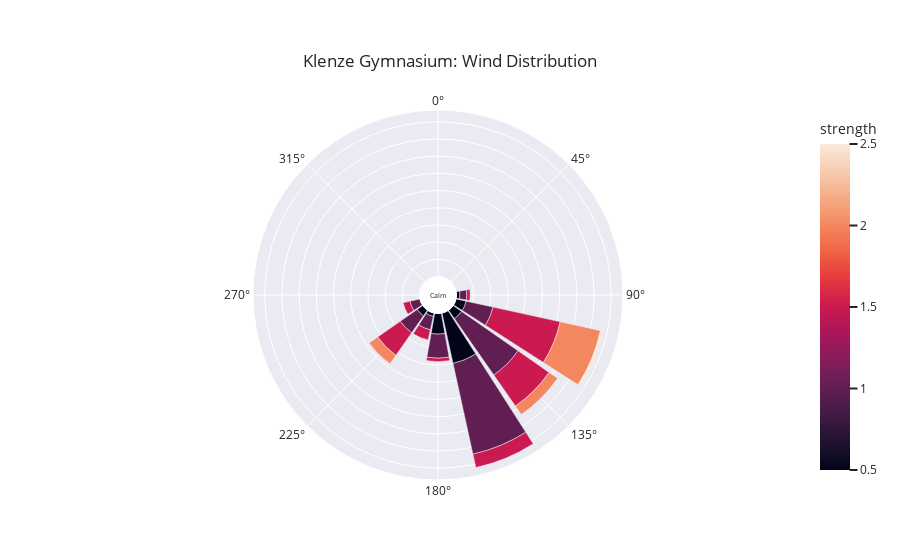
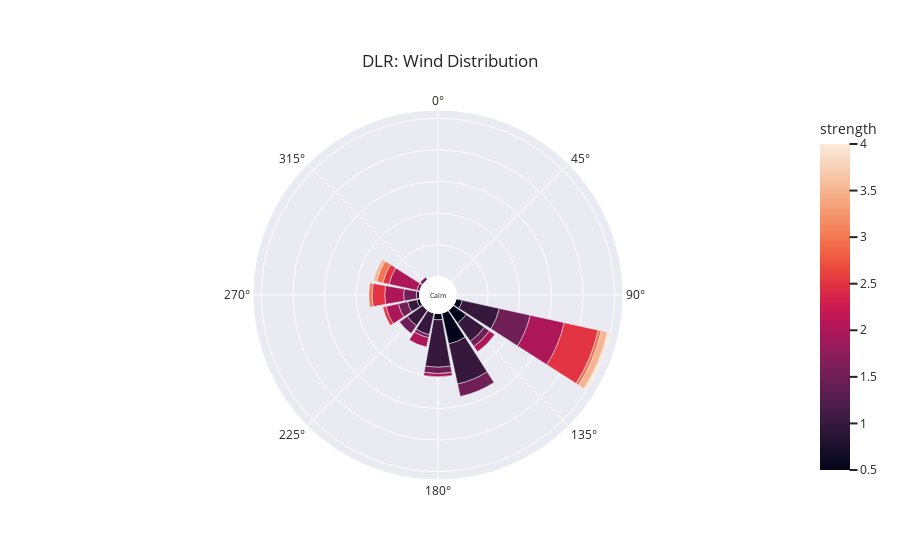
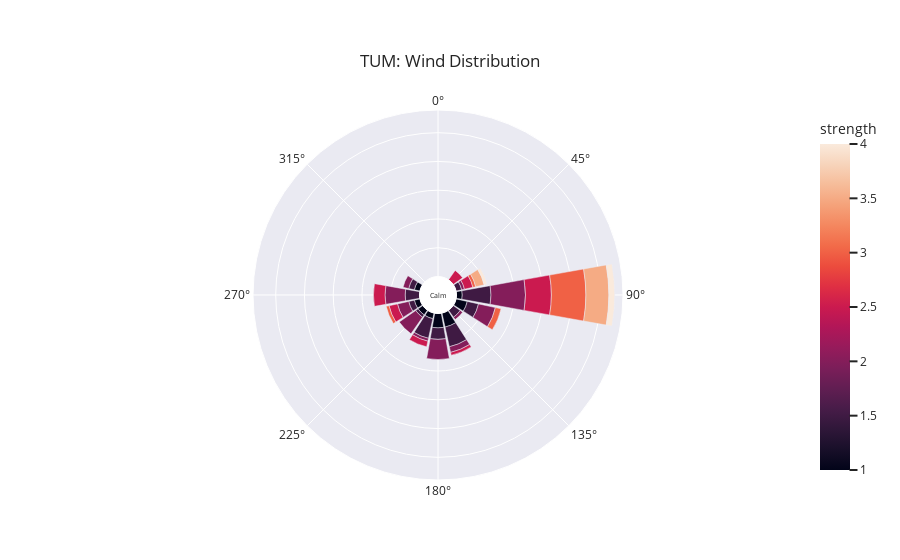

Notebook cell for these charts, in order:
### Code cell
# KLEG
plot_wind_rose(df, 1, 'Klenze Gymnasium')

# X
#plot_wind_rose(df, 2, 'X')

# X
#plot_wind_rose(df, 3, 'X')

# X
#plot_wind_rose(df, 4, 'X')

# DLRO
plot_wind_rose(df, 5, 'DLR')

# TUMN
plot_wind_rose(df, 6, 'TUM')

# FB85
#plot_wind_rose(df, 7, 'Blutenburgturm 85m')

# KRDI
plot_wind_rose(df, 8, 'Klinikum Rechts-der-Isar')

# KNPL
plot_wind_rose(df, 9, 'Klinikum Neuperlach')

# SWGG
plot_wind_rose(df, 10, 'Städtisches Willi Graf Gymnasium')

# RFIN
plot_wind_rose(df, 11, 'Rathaus Finsing')

# WKRT
plot_wind_rose(df, 12, 'Walter-Klingenbeck-Realschule')

# RFEL
plot_wind_rose(df, 13, 'Rathaus Feldkirchen')

# FB48
#plot_wind_rose(df, 14, 'Blutenburgturm 48m')

# SWMZ
plot_wind_rose(df, 15, 'Stadtwerke München Zentrale')

# SMAI
plot_wind_rose(df, 16, 'Schule Maisach')

# KBOG
#plot_wind_rose(df, 17, 'Klinikum Bogenhausen')

# SBBG
plot_wind_rose(df, 18, 'Städtisches Bertolt Brecht Gymnasium')

# X
#plot_o2_rose(df, 19, 'X')

# LGRO
plot_wind_rose(df, 20, 'LMU Großhadern')

### Figure 1 — Plotly figure (JSON) as saved in the notebook; plotly's stock layout.template omitted (floating-point values rounded to 4 significant figures)
{"data": [{"hovertemplate": "count=%{r}<br>cardinal_direction=%{theta}<br>strength=%{marker.color}<extra></extra>", "legendgroup": "", "marker": {"color": [0.5, 0.5, 0.5, 0.5, 0.5, 0.5, 0.5, 1, 1, 1, 1, 1, 1, 1, 1, 1.5, 1.5, 1.5, 1.5, 1.5, 1.5, 1.5, 1.5, 2, 2, 2, 2.5], "coloraxis": "coloraxis", "pattern": {"shape": ""}}, "name": "", "r": [2, 3, 1, 15, 6, 1, 3, 4, 20, 7, 6, 3, 8, 27, 2, 11, 1, 3, 2, 1, 4, 8, 20, 3, 3, 12, 1], "showlegend": false, "subplot": "polar", "theta": [225, 135, 202.5, 157.5, 180, 90, 112.5, 202.5, 135, 180, 225, 247.5, 112.5, 157.5, 90, 135, 90, 202.5, 247.5, 180, 157.5, 225, 112.5, 135, 225, 112.5, 112.5], "type": "barpolar"}], "layout": {"annotations": [{"font": {"size": 7}, "showarrow": false, "text": "Calm", "x": 0.5, "y": 0.5}], "barmode": "relative", "coloraxis": {"colorbar": {"title": {"text": "strength"}}, "colorscale": [[0, "rgb(2,4,25)"], [0.0625, "rgb(24,15,41)"], [0.125, "rgb(47,23,57)"], [0.1875, "rgb(71,28,72)"], [0.25, "rgb(97,30,82)"], [0.3125, "rgb(123,30,89)"], [0.375, "rgb(150,27,91)"], [0.4375, "rgb(177,22,88)"], [0.5, "rgb(203,26,79)"], [0.5625, "rgb(223,47,67)"], [0.625, "rgb(236,76,61)"], [0.6875, "rgb(242,107,73)"], [0.75, "rgb(244,135,95)"], [0.8125, "rgb(245,162,122)"], [0.875, "rgb(246,188,153)"], [0.9375, "rgb(247,212,187)"], [1, "rgb(250,234,220)"]]}, "legend": {"font": {"size": 14}, "orientation": "h", "tracegroupgap": 0, "x": 0.5, "xanchor": "center", "y": -0.1, "yanchor": "middle"}, "margin": {"t": 110}, "polar": {"angularaxis": {"direction": "clockwise", "rotation": 90}, "domain": {"x": [0, 1], "y": [0, 1]}, "hole": 0.1, "radialaxis": {"linewidth": 0, "showticklabels": false, "ticks": ""}}, "title": {"text": "Klenze Gymnasium: Wind Distribution", "xanchor": "center", "yanchor": "top"}}}

### Figure 2 — Plotly figure (JSON) as saved in the notebook; plotly's stock layout.template omitted (floating-point values rounded to 4 significant figures)
{"data": [{"hovertemplate": "count=%{r}<br>cardinal_direction=%{theta}<br>strength=%{marker.color}<extra></extra>", "legendgroup": "", "marker": {"color": [0.5, 0.5, 0.5, 0.5, 0.5, 1, 1, 1, 1, 1, 1, 1, 1, 1.5, 1.5, 1.5, 1.5, 1.5, 1.5, 1.5, 1.5, 1.5, 1.5, 2, 2, 2, 2, 2, 2, 2, 2.5, 2.5, 2.5, 2.5, 3, 3, 3, 3.5, 3.5, 4], "coloraxis": "coloraxis", "pattern": {"shape": ""}}, "name": "", "r": [2, 10, 2, 5, 1, 7, 12, 13, 6, 3, 1, 7, 15, 4, 3, 4, 1, 3, 1, 1, 2, 10, 2, 1, 2, 4, 11, 3, 9, 6, 11, 4, 2, 1, 1, 1, 2, 1, 2, 1], "showlegend": false, "subplot": "polar", "theta": [112.5, 157.5, 180, 135, 247.5, 135, 112.5, 157.5, 225, 247.5, 270, 202.5, 180, 157.5, 225, 270, 202.5, 247.5, 315, 292.5, 135, 112.5, 180, 180, 135, 247.5, 112.5, 202.5, 292.5, 270, 112.5, 270, 292.5, 247.5, 112.5, 270, 292.5, 292.5, 112.5, 112.5], "type": "barpolar"}], "layout": {"annotations": [{"font": {"size": 7}, "showarrow": false, "text": "Calm", "x": 0.5, "y": 0.5}], "barmode": "relative", "coloraxis": {"colorbar": {"title": {"text": "strength"}}, "colorscale": [[0, "rgb(2,4,25)"], [0.0625, "rgb(24,15,41)"], [0.125, "rgb(47,23,57)"], [0.1875, "rgb(71,28,72)"], [0.25, "rgb(97,30,82)"], [0.3125, "rgb(123,30,89)"], [0.375, "rgb(150,27,91)"], [0.4375, "rgb(177,22,88)"], [0.5, "rgb(203,26,79)"], [0.5625, "rgb(223,47,67)"], [0.625, "rgb(236,76,61)"], [0.6875, "rgb(242,107,73)"], [0.75, "rgb(244,135,95)"], [0.8125, "rgb(245,162,122)"], [0.875, "rgb(246,188,153)"], [0.9375, "rgb(247,212,187)"], [1, "rgb(250,234,220)"]]}, "legend": {"font": {"size": 14}, "orientation": "h", "tracegroupgap": 0, "x": 0.5, "xanchor": "center", "y": -0.1, "yanchor": "middle"}, "margin": {"t": 110}, "polar": {"angularaxis": {"direction": "clockwise", "rotation": 90}, "domain": {"x": [0, 1], "y": [0, 1]}, "hole": 0.1, "radialaxis": {"linewidth": 0, "showticklabels": false, "ticks": ""}}, "title": {"text": "DLR: Wind Distribution", "xanchor": "center", "yanchor": "top"}}}

### Figure 3 — Plotly figure (JSON) as saved in the notebook; plotly's stock layout.template omitted (floating-point values rounded to 4 significant figures)
{"data": [{"hovertemplate": "count=%{r}<br>cardinal_direction=%{theta}<br>strength=%{marker.color}<extra></extra>", "legendgroup": "", "marker": {"color": [1, 1, 1, 1, 1, 1, 1, 1, 1.5, 1.5, 1.5, 1.5, 1.5, 1.5, 1.5, 1.5, 1.5, 1.5, 1.5, 2, 2, 2, 2, 2, 2, 2, 2, 2, 2, 2, 2.5, 2.5, 2.5, 2.5, 2.5, 2.5, 2.5, 3, 3, 3, 3, 3.5, 3.5, 4, 4], "coloraxis": "coloraxis", "pattern": {"shape": ""}}, "name": "", "r": [2, 4, 2, 2, 5, 5, 2, 2, 4, 4, 7, 10, 2, 3, 2, 2, 7, 1, 5, 2, 6, 12, 1, 1, 7, 1, 7, 2, 7, 4, 2, 3, 9, 4, 3, 4, 1, 1, 1, 12, 2, 8, 3, 2, 1], "showlegend": false, "subplot": "polar", "theta": [292.5, 112.5, 202.5, 225, 180, 157.5, 90, 247.5, 180, 112.5, 202.5, 90, 67.5, 135, 292.5, 247.5, 157.5, 225, 270, 292.5, 112.5, 90, 67.5, 202.5, 270, 135, 180, 157.5, 225, 247.5, 202.5, 67.5, 90, 45, 247.5, 270, 157.5, 247.5, 67.5, 90, 112.5, 90, 67.5, 90, 67.5], "type": "barpolar"}], "layout": {"annotations": [{"font": {"size": 7}, "showarrow": false, "text": "Calm", "x": 0.5, "y": 0.5}], "barmode": "relative", "coloraxis": {"colorbar": {"title": {"text": "strength"}}, "colorscale": [[0, "rgb(2,4,25)"], [0.0625, "rgb(24,15,41)"], [0.125, "rgb(47,23,57)"], [0.1875, "rgb(71,28,72)"], [0.25, "rgb(97,30,82)"], [0.3125, "rgb(123,30,89)"], [0.375, "rgb(150,27,91)"], [0.4375, "rgb(177,22,88)"], [0.5, "rgb(203,26,79)"], [0.5625, "rgb(223,47,67)"], [0.625, "rgb(236,76,61)"], [0.6875, "rgb(242,107,73)"], [0.75, "rgb(244,135,95)"], [0.8125, "rgb(245,162,122)"], [0.875, "rgb(246,188,153)"], [0.9375, "rgb(247,212,187)"], [1, "rgb(250,234,220)"]]}, "legend": {"font": {"size": 14}, "orientation": "h", "tracegroupgap": 0, "x": 0.5, "xanchor": "center", "y": -0.1, "yanchor": "middle"}, "margin": {"t": 110}, "polar": {"angularaxis": {"direction": "clockwise", "rotation": 90}, "domain": {"x": [0, 1], "y": [0, 1]}, "hole": 0.1, "radialaxis": {"linewidth": 0, "showticklabels": false, "ticks": ""}}, "title": {"text": "TUM: Wind Distribution", "xanchor": "center", "yanchor": "top"}}}
